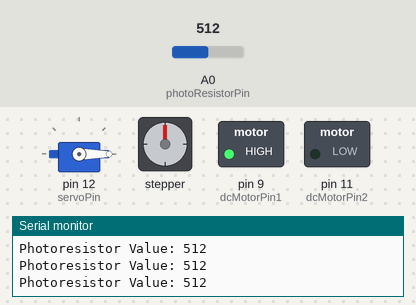
The sketch below on a simulated Arduino Uno, built with avr-gcc and run on an emulated ATmega328P. Parts: servo, stepper motor, switched loads named in the sketch (green lamp = pin HIGH), the last lines printed to the serial monitor. The inputs (shaded band) are chosen by the test bench; at power-on: A0 (photoResistorPin) = 512. Stepper angles assume 200 steps per turn.

Above: at 4.4 s.
4.5 s: A0 (photoResistorPin) set to 190
At 4.68 s:
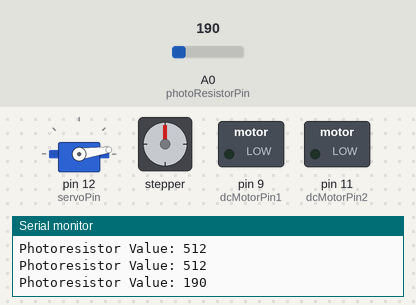
At 10.4 s:
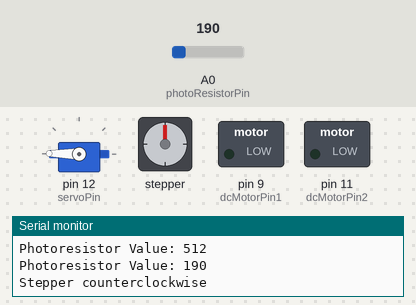
10.5 s: A0 (photoResistorPin) set to 210
At 11.34 s:
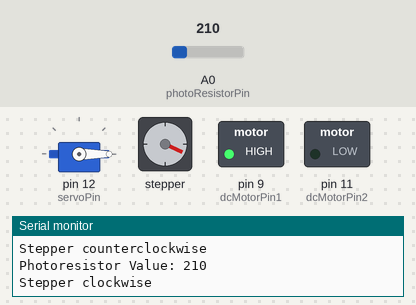
Timing chart, 0 to 15.4 s (numbered marks = the images above; inputs shaded):
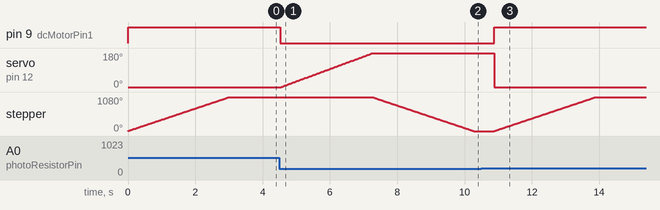

The sketch:

LATEST_ARDUINO.ino
```cpp
#include <Stepper.h>
#include <Servo.h>

const int stepsPerRevolution = 200; // Change this to fit the number of steps per revolution for your motor
const int photoResistorPin = A0;    // Photoresistor on A0
const int motorPin1 = 6;            // Stepper motor pin 1 on 6
const int motorPin2 = 10;           // Stepper motor pin 2 on 10
const int motorPin3 = 5;            // Stepper motor pin 3 on 5
const int motorPin4 = 3;            // Stepper motor pin 4 on 3
const int dcMotorPin1 = 9;          // DC motor pin 1 on ~9
const int dcMotorPin2 = 11;         // DC motor pin 2 on ~11
const int servoPin = 12;            // Servo motor pin
int lastSensorValue = 0;            // Variable to track the last sensor value

// Initialize the stepper library on pins 6, 10, 5, and 3
Stepper myStepper(stepsPerRevolution, motorPin1, motorPin2, motorPin3, motorPin4);
Servo myServo;                      // Create a servo object

void setup() {
  Serial.begin(9600);               // Start the serial communication
  pinMode(photoResistorPin, INPUT);
  pinMode(motorPin1, OUTPUT);
  pinMode(motorPin2, OUTPUT);
  pinMode(motorPin3, OUTPUT);
  pinMode(motorPin4, OUTPUT);
  pinMode(dcMotorPin1, OUTPUT);
  pinMode(dcMotorPin2, OUTPUT);
  myStepper.setSpeed(60);           // Set the speed at 30 rpm
  myServo.attach(servoPin);         // Attach the servo to the pin
}

void loop() {
  int sensorValue = analogRead(photoResistorPin); // Read the photoresistor value
  Serial.print("Photoresistor Value: ");
  Serial.println(sensorValue);                    // Print the value to the serial monitor

  // Control the servo motor and DC motor based on the photoresistor value
  if (sensorValue > 200) {
    myServo.write(0);             // Move the servo to 0 degrees if sensor value > 200
    digitalWrite(dcMotorPin1, HIGH);
    digitalWrite(dcMotorPin2, LOW);
  } else {
    digitalWrite(dcMotorPin1, LOW);
    digitalWrite(dcMotorPin2, LOW);
  }

// Control the servo motor based on the photoresistor value
if (sensorValue < 200) {
  myServo.attach(servoPin);
    // Move the servo more slowly to 0 degrees
    for (int pos = myServo.read(); pos > 0 && sensorValue < 200; pos -= 1) {
      myServo.write(pos);
      delay(15);  // Short delay to slow down the movement
      sensorValue = analogRead(A0);  // update the sensor value
    }

    // Move the servo more slowly to 180 degrees
    for (int pos = myServo.read(); pos < 180 && sensorValue < 200; pos += 1) {
      myServo.write(pos);
      delay(15);  // Short delay to slow down the movement
      sensorValue = analogRead(A0);  // update the sensor value
    }

  } else {
    myServo.detach(); // Detach the servo if sensor value is greater than 200 to stop it completely
  }

  // Control the stepper motor based on the photoresistor value change
  if (sensorValue > 200 && lastSensorValue <= 200) {
    Serial.println("Stepper clockwise");
    myStepper.step(3 * stepsPerRevolution);   // Move the stepper motor one revolution
    // Add a delay if needed to keep the motor on for a while
    delay(500);
  } else if (sensorValue < 200 && lastSensorValue >= 200) {
    Serial.println("Stepper counterclockwise");
    myStepper.step(-3 * stepsPerRevolution);  // Move the stepper motor one revolution in the opposite direction
    // Add a delay if needed to keep the motor on for a while
    delay(500);
  } else {
    // Turn off the stepper motor by setting all control pins to LOW
    digitalWrite(motorPin1, LOW);
    digitalWrite(motorPin2, LOW);
    digitalWrite(motorPin3, LOW);
    digitalWrite(motorPin4, LOW);
  }

  lastSensorValue = sensorValue;        // Update the last sensor value
  delay(100);                           // Short delay before reading the value again
}
```

Measured:
- after the input at 4.5 s, pin 9 (dcMotorPin1): HIGH → LOW at once; servo on pin 12 (servoPin): moves from 0° to 179° over 2.7 s, starting after 0.06 s; stepper: keeps turning counter-clockwise at about 360°/s, starting after 2.8 s
- after the input at 10.5 s, pin 9 (dcMotorPin1): LOW → HIGH after 0.39 s; stepper: turns 1080° clockwise in 3.0 s, starting after 0.39 s
- by itself, stepper: turns 1080° clockwise in 3.0 s
